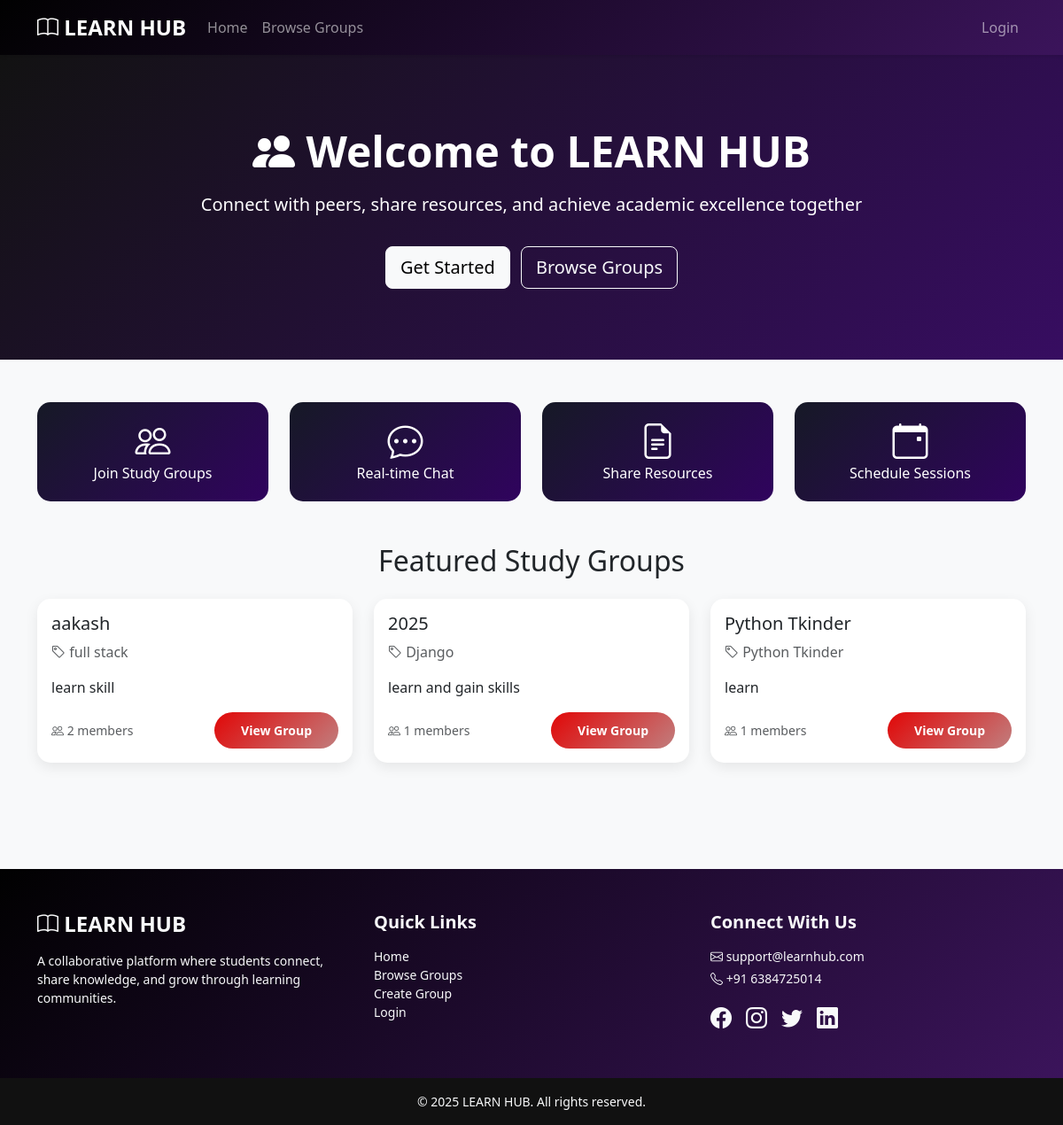
The page / on the database its author committed.
### groups/models.py (models this page shows, shortened)
class StudyGroup(models.Model):
    name = models.CharField(max_length=200)
    subject = models.CharField(max_length=100)
    description = models.TextField()
    created_by = models.ForeignKey(User, on_delete=models.CASCADE, related_name='created_groups')
    members = models.ManyToManyField(User, related_name='joined_groups', blank=True)
    created_at = models.DateTimeField(auto_now_add=True)
    max_members = models.IntegerField(default=50)
    is_private = models.BooleanField(default=False)
    class Meta:
        ordering = ['-created_at']

### groups/views.py (the view)
# urls.py: path('', views.home, name='home'),
def home(request):
    featured_groups = StudyGroup.objects.filter(is_private=False).annotate(
        member_count=Count('members')
    )[:6]
    return render(request, 'groups/home.html', {'featured_groups': featured_groups})

### groups/templates/groups/home.html
{% extends 'base.html' %}
{% block content %}
<div class="hero-section">
    <div class="container">
        <h1><i class="bi bi-people-fill"></i> Welcome to LEARN HUB</h1>
        <p>Connect with peers, share resources, and achieve academic excellence together</p>
        {% if not user.is_authenticated %}
        <a href="{% url 'login' %}" class="btn btn-light btn-lg me-2">Get Started</a>
        {% endif %}
        <a href="{% url 'browse_groups' %}" class="btn btn-outline-light btn-lg">Browse Groups</a>
    </div>
</div>
<div class="container my-5">
    <div class="row mb-5">
        <div class="col-md-3">
            <div class="stats-box">
                <h3><i class="bi bi-people"></i></h3>
                <p class="mb-0">Join Study Groups</p>
            </div>
        </div>
        <div class="col-md-3">
            <div class="stats-box">
                <h3><i class="bi bi-chat-dots"></i></h3>
                <p class="mb-0">Real-time Chat</p>
            </div>
        </div>
        <div class="col-md-3">
            <div class="stats-box">
                <h3><i class="bi bi-file-earmark-text"></i></h3>
                <p class="mb-0">Share Resources</p>
            </div>
        </div>
        <div class="col-md-3">
            <div class="stats-box">
                <h3><i class="bi bi-calendar-event"></i></h3>
                <p class="mb-0">Schedule Sessions</p>
            </div>
        </div>
    </div>
    <h2 class="text-center mb-4">Featured Study Groups</h2>
    <div class="row">
        {% for group in featured_groups %}
        <div class="col-md-4 mb-4">
            <div class="card">
                <div class="card-body">
                    <h5 class="card-title">{{ group.name }}</h5>
                    <p class="text-muted"><i class="bi bi-tag"></i> {{ group.subject }}</p>
                    <p class="card-text">{{ group.description|truncatewords:20 }}</p>
                    <div class="d-flex justify-content-between align-items-center">
                        <small class="text-muted">
                            <i class="bi bi-people"></i> {{ group.member_count }} members
                        </small>
                        <a href="{% url 'group_detail' group.pk %}" class="btn btn-primary btn-sm">View Group</a>
                    </div>
                </div>
            </div>
        </div>
        {% empty %}
        <div class="col-12 text-center">
            <p class="text-muted">No groups available yet. Be the first to create one!</p>
        </div>
        {% endfor %}
    </div>
</div>
{% endblock %}

### groups/templates/base.html (style rules this page uses)
:root { --primary-color: #4a5fc1; --secondary-color: #6c757d; --success-color: #28a745; --info-color: #17a2b8; --warning-color: #ffc107; --danger-color: #dc3545; }
body { font-family: 'Segoe UI', Tahoma, Geneva, Verdana, sans-serif; background-color: #f8f9fa; min-height: 100vh; display: flex; flex-direction: column; }
.hero-section { background: linear-gradient(135deg, #121212 0%, #370d61 100%); color: white; padding: 80px 0; text-align: center; }
.hero-section h1 { font-size: 3rem; font-weight: 700; margin-bottom: 1rem; }
.hero-section p { font-size: 1.25rem; margin-bottom: 2rem; }
.card { border: none; border-radius: 15px; box-shadow: 0 5px 15px rgba(0,0,0,.08); transition: transform 0.3s ease, box-shadow 0.3s ease; height: 100%; }
.btn-primary { background: linear-gradient(135deg, #e10707 0%, #c17e7e 100%); border: none; border-radius: 25px; padding: 10px 30px; font-weight: 600; transition: all 0.3s ease; }
.stats-box { background: linear-gradient(135deg, #161926 0%, #30035e 100%); color: white; border-radius: 15px; padding: 20px; text-align: center; }
.stats-box h3 { font-size: 2.5rem; font-weight: 700; margin: 0; }

### rows shown on the page
StudyGroup: name "aakash", subject "full stack", description "learn skill", member_count "2"
StudyGroup: name "2025", subject "Django", description "learn and gain skills", member_count "1"
StudyGroup: name "Python Tkinder", subject "Python Tkinder", description "learn", member_count "1"
